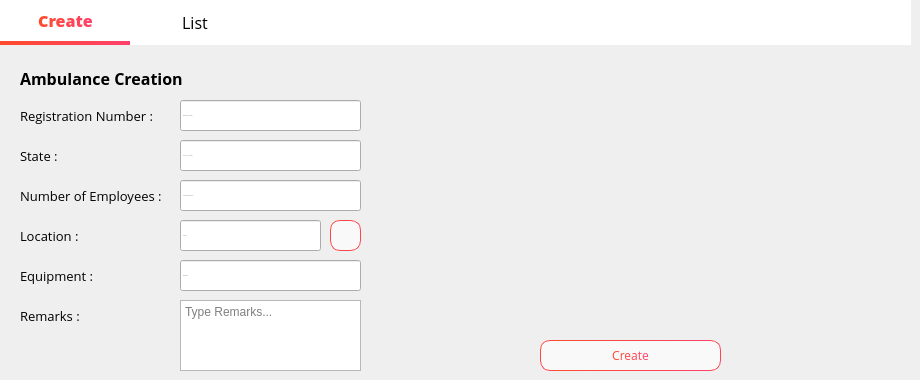
      <widget class="QWidget" name="Analytics_3">
       <property name="styleSheet">
        <string notr="true">
QLabel{
color: rgb(255, 255, 255);
background-color: transparent;
}
</string>
       </property>
       <widget class="QWidget" name="widget_8" native="true">
        <property name="geometry">
         <rect>
          <x>0</x>
          <y>0</y>
          <width>911</width>
          <height>45</height>
         </rect>
        </property>
        <property name="styleSheet">
         <string notr="true">QWidget{
background-color: rgb(255, 255, 255);
}
QPushButton {
    border: none;
    padding: 5px 10px;
    font-size: 16px;
    font-weight: normal;
    color: black;
}

QPushButton:checked {
    border-bottom: 4px solid qlineargradient(x1:0, y1:0, x2:1, y2:0, stop:0 #FF4B2B, stop:1 #FF416C);
    border-right: none;
    border-top: none;
    color: qlineargradient(x1:0, y1:0, x2:1, y2:0, stop:0 #FF4B2B, stop:1 #FF416C);
    font-weight: 700;
}

QPushButton:hover {
    background-color: qlineargradient(x1:0, y1:0, x2:1, y2:0, stop:0 #f2f2f2, stop:1 #e6e6e6);
}</string>
        </property>
        <widget class="QPushButton" name="pushButton_32">
         <property name="enabled">
          <bool>false</bool>
         </property>
         <property name="geometry">
          <rect>
           <x>0</x>
           <y>0</y>
           <width>131</width>
           <height>45</height>
          </rect>
         </property>
         <property name="font">
          <font>
           <family>Open Sans</family>
           <pointsize>-1</pointsize>
           <weight>50</weight>
           <bold>false</bold>
          </font>
         </property>
         <property name="cursor">
          <cursorShape>ArrowCursor</cursorShape>
         </property>
         <property name="styleSheet">
          <string notr="true"/>
         </property>
         <property name="text">
          <string>Create</string>
         </property>
         <property name="checkable">
          <bool>true</bool>
         </property>
         <property name="checked">
          <bool>true</bool>
         </property>
        </widget>
        <widget class="QPushButton" name="pushButton_33">
         <property name="geometry">
          <rect>
           <x>130</x>
           <y>0</y>
           <width>130</width>
           <height>45</height>
          </rect>
         </property>
         <property name="font">
          <font>
           <family>Open Sans</family>
           <pointsize>-1</pointsize>
           <weight>50</weight>
           <bold>false</bold>
          </font>
         </property>
         <property name="cursor">
          <cursorShape>PointingHandCursor</cursorShape>
         </property>
         <property name="styleSheet">
          <string notr="true"/>
         </property>
         <property name="text">
          <string>List</string>
         </property>
        </widget>
       </widget>
       <widget class="QPushButton" name="New_Btn">
        <property name="geometry">
         <rect>
          <x>540</x>
          <y>340</y>
          <width>181</width>
          <height>31</height>
         </rect>
        </property>
        <property name="font">
         <font>
          <family>Open Sans</family>
          <pointsize>-1</pointsize>
         </font>
        </property>
        <property name="cursor">
         <cursorShape>PointingHandCursor</cursorShape>
        </property>
        <property name="styleSheet">
         <string notr="true">QPushButton {
    border: 1px solid qlineargradient(x1:0, y1:0, x2:1, y2:0, stop:0 #FF4B2B, stop:1 #FF416C);
    border-radius: 10px;
    padding: 5px 15px;
    background: #f9f9f9;
    color: qlineargradient(x1:0, y1:0, x2:1, y2:0, stop:0 #FF4B2B, stop:1 #FF416C);
    font-size: 12px;
}

QPushButton:hover {
    background-color: qlineargradient(x1:0, y1:0, x2:1, y2:0, stop:0 #FF416C, stop:1 #FF4B2B);
	color: white;
}

QPushButton:pressed {
    background-color: qlineargradient(x1:0, y1:0, x2:1, y2:0, stop:0 #FF4B2B, stop:1 #FF416C);
    border: 2px solid #FF416C;
    padding: 4px 14px 6px 16px;
}</string>
        </property>
        <property name="text">
         <string>Create</string>
        </property>
       </widget>
       <widget class="QLabel" name="label_4">
        <property name="geometry">
         <rect>
          <x>20</x>
          <y>70</y>
          <width>261</width>
          <height>16</height>
         </rect>
        </property>
        <property name="font">
         <font>
          <family>Open Sans</family>
          <pointsize>12</pointsize>
          <weight>75</weight>
          <bold>true</bold>
         </font>
        </property>
        <property name="styleSheet">
         <string notr="true">color: rgb(0, 0, 0);</string>
        </property>
        <property name="text">
         <string>Ambulance Creation</string>
        </property>
       </widget>
       <widget class="QLabel" name="label_6">
        <property name="geometry">
         <rect>
          <x>20</x>
          <y>100</y>
          <width>151</width>
          <height>31</height>
         </rect>
        </property>
        <property name="font">
         <font>
          <family>Open Sans</family>
          <pointsize>10</pointsize>
          <weight>50</weight>
          <bold>false</bold>
         </font>
        </property>
        <property name="styleSheet">
         <string notr="true">color: rgb(0, 0, 0);</string>
        </property>
        <property name="text">
         <string>Registration Number :</string>
        </property>
       </widget>
       <widget class="QLabel" name="label_12">
        <property name="geometry">
         <rect>
          <x>20</x>
          <y>140</y>
          <width>151</width>
          <height>31</height>
         </rect>
        </property>
        <property name="font">
         <font>
          <family>Open Sans</family>
          <pointsize>10</pointsize>
          <weight>50</weight>
          <bold>false</bold>
         </font>
        </property>
        <property name="styleSheet">
         <string notr="true">color: rgb(0, 0, 0);</string>
        </property>
        <property name="text">
         <string>State :</string>
        </property>
       </widget>
       <widget class="QLabel" name="label_13">
        <property name="geometry">
         <rect>
          <x>20</x>
          <y>180</y>
          <width>151</width>
          <height>31</height>
         </rect>
        </property>
        <property name="font">
         <font>
          <family>Open Sans</family>
          <pointsize>10</pointsize>
          <weight>50</weight>
          <bold>false</bold>
         </font>
        </property>
        <property name="styleSheet">
         <string notr="true">color: rgb(0, 0, 0);</string>
        </property>
        <property name="text">
         <string>Number of Employees :</string>
        </property>
       </widget>
       <widget class="QLabel" name="label_14">
        <property name="geometry">
         <rect>
          <x>20</x>
          <y>220</y>
          <width>151</width>
          <height>31</height>
         </rect>
        </property>
        <property name="font">
         <font>
          <family>Open Sans</family>
          <pointsize>10</pointsize>
          <weight>50</weight>
          <bold>false</bold>
         </font>
        </property>
        <property name="styleSheet">
         <string notr="true">color: rgb(0, 0, 0);</string>
        </property>
        <property name="text">
         <string>Location :</string>
        </property>
       </widget>
       <widget class="QLabel" name="label_15">
        <property name="geometry">
         <rect>
          <x>20</x>
          <y>260</y>
          <width>151</width>
          <height>31</height>
         </rect>
        </property>
        <property name="font">
         <font>
          <family>Open Sans</family>
          <pointsize>10</pointsize>
          <weight>50</weight>
          <bold>false</bold>
         </font>
        </property>
        <property name="styleSheet">
         <string notr="true">color: rgb(0, 0, 0);</string>
        </property>
        <property name="text">
         <string>Equipment :</string>
        </property>
       </widget>
       <widget class="QLabel" name="label_25">
        <property name="geometry">
         <rect>
          <x>20</x>
          <y>300</y>
          <width>61</width>
          <height>31</height>
         </rect>
        </property>
        <property name="font">
         <font>
          <family>Open Sans</family>
          <pointsize>10</pointsize>
          <weight>50</weight>
          <bold>false</bold>
         </font>
        </property>
        <property name="styleSheet">
         <string notr="true">color: rgb(0, 0, 0);</string>
        </property>
        <property name="text">
         <string>Remarks :</string>
        </property>
       </widget>
       <widget class="QLineEdit" name="Matricule">
        <property name="geometry">
         <rect>
          <x>180</x>
          <y>100</y>
          <width>181</width>
          <height>31</height>
         </rect>
        </property>
        <property name="font">
         <font>
          <family>Open Sans</family>
          <pointsize>-1</pointsize>
          <weight>50</weight>
          <bold>false</bold>
         </font>
        </property>
        <property name="styleSheet">
         <string notr="true"/>
        </property>
        <property name="maxLength">
         <number>8</number>
        </property>
        <property name="placeholderText">
         <string>Registration_number</string>
        </property>
       </widget>
       <widget class="QLineEdit" name="State">
        <property name="geometry">
         <rect>
          <x>180</x>
          <y>140</y>
          <width>181</width>
          <height>31</height>
         </rect>
        </property>
        <property name="font">
         <font>
          <family>Open Sans</family>
          <pointsize>-1</pointsize>
          <weight>50</weight>
          <bold>false</bold>
         </font>
        </property>
        <property name="styleSheet">
         <string notr="true"/>
        </property>
        <property name="maxLength">
         <number>1</number>
        </property>
        <property name="placeholderText">
         <string>State ( 0 or 1:broken)</string>
        </property>
       </widget>
       <widget class="QLineEdit" name="Number_of_Employees">
        <property name="geometry">
         <rect>
          <x>180</x>
          <y>180</y>
          <width>181</width>
          <height>31</height>
         </rect>
        </property>
        <property name="font">
         <font>
          <family>Open Sans</family>
          <pointsize>-1</pointsize>
          <weight>50</weight>
          <bold>false</bold>
         </font>
        </property>
        <property name="styleSheet">
         <string notr="true"/>
        </property>
        <property name="maxLength">
         <number>1</number>
        </property>
        <property name="placeholderText">
         <string>Number of Employees</string>
        </property>
       </widget>
       <widget class="QLineEdit" name="Location">
        <property name="geometry">
         <rect>
          <x>180</x>
          <y>220</y>
          <width>141</width>
          <height>31</height>
         </rect>
        </property>
        <property name="font">
         <font>
          <family>Open Sans</family>
          <pointsize>-1</pointsize>
          <weight>50</weight>
          <bold>false</bold>
         </font>
        </property>
        <property name="styleSheet">
         <string notr="true"/>
        </property>
        <property name="placeholderText">
         <string>Location</string>
        </property>
       </widget>
       <widget class="QLineEdit" name="Equipment">
        <property name="geometry">
         <rect>
          <x>180</x>
          <y>260</y>
          <width>181</width>
          <height>31</height>
         </rect>
        </property>
        <property name="font">
         <font>
          <family>Open Sans</family>
          <pointsize>-1</pointsize>
          <weight>50</weight>
          <bold>false</bold>
         </font>
        </property>
        <property name="styleSheet">
         <string notr="true"/>
        </property>
        <property name="placeholderText">
         <string>Equipment</string>
        </property>
       </widget>
       <widget class="QTextEdit" name="Remarks">
        <property name="geometry">
         <rect>
          <x>180</x>
          <y>300</y>
          <width>181</width>
          <height>71</height>
         </rect>
        </property>
        <property name="placeholderText">
         <string>Type Remarks...</string>
        </property>
       </widget>
       <widget class="QLabel" name="label_5">
        <property name="geometry">
         <rect>
          <x>490</x>
          <y>50</y>
          <width>301</width>
          <height>271</height>
         </rect>
        </property>
        <property name="text">
         <string/>
        </property>
        <property name="pixmap">
         <pixmap resource="assets.qrc">:/assets/images/ambulance2.jpg</pixmap>
        </property>
        <property name="scaledContents">
         <bool>true</bool>
        </property>
       </widget>
       <widget class="QPushButton" name="pushButton_11">
        <property name="geometry">
         <rect>
          <x>330</x>
          <y>220</y>
          <width>31</width>
          <height>31</height>
         </rect>
        </property>
        <property name="styleSheet">
         <string notr="true">QPushButton {
    border: 1px solid qlineargradient(x1:0, y1:0, x2:1, y2:0, stop:0 #FF4B2B, stop:1 #FF416C);
    border-radius: 10px;
    padding: 5px 15px;
    background: #f9f9f9;
    color: qlineargradient(x1:0, y1:0, x2:1, y2:0, stop:0 #FF4B2B, stop:1 #FF416C);
    font-size: 12px;
}

QPushButton:hover {
    background-color: qlineargradient(x1:0, y1:0, x2:1, y2:0, stop:0 #FF416C, stop:1 #FF4B2B);
	color: white;
}

QPushButton:pressed {
    background-color: qlineargradient(x1:0, y1:0, x2:1, y2:0, stop:0 #FF4B2B, stop:1 #FF416C);
    border: 2px solid #FF416C;
    padding: 4px 14px 6px 16px;
}</string>
        </property>
        <property name="text">
         <string/>
        </property>
        <property name="icon">
         <iconset resource="assets.qrc">
          <normaloff>:/assets/icons/cil-location-pin_black.png</normaloff>:/assets/icons/cil-location-pin_black.png</iconset>
        </property>
       </widget>
      </widget>
